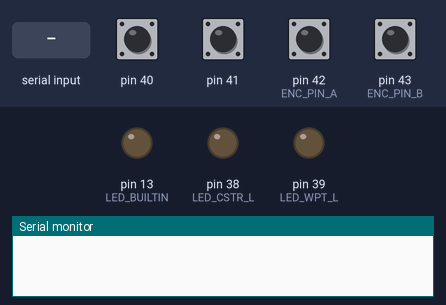
Recording of a sketch running on a simulated Arduino Mega 2560, built with avr-gcc and run on an emulated ATmega2560. On the bench: output pins drawn as LEDs (lit = HIGH), the last lines printed to the serial monitor. The test bench sets the inputs (shaded band); at power-on: pin 40, pin 41, pin 42 (ENC_PIN_A), pin 43 (ENC_PIN_B) HIGH.

Above: at 1.2 s.
1.3 s: "IDENT\n" received over Serial
At 1.7 s:
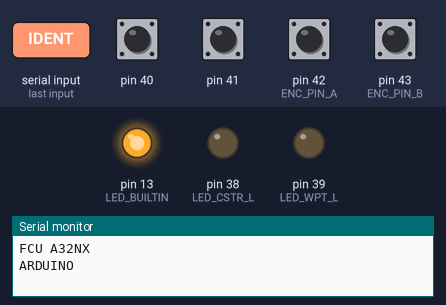
2.8 s: "REGISTER\n" received over Serial
4.3 s: "RESET\n" received over Serial
At 5.2 s:
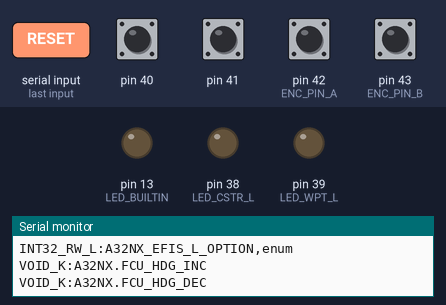
Timing chart, 0 to 7.3 s (numbered marks = the images above; inputs shaded):
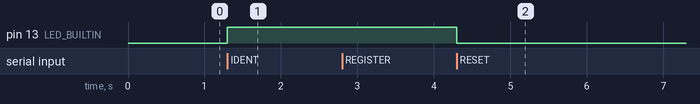

The sketch:

MSFS_Device_01.ino
```cpp
#include <string.h>
#include "src/ButtonClass/ButtonClass.h"
#include "src/LedControl-1.0.6/LedControl.h"

// Command related items
#define CMD_SIZE 100
char sBuffer[CMD_SIZE];
char sCommand[CMD_SIZE];
char* sParameter;
int iRxPtr = 0;
bool bCmdReady = false;
bool bRegistered = false;

// Global variables for Serial communication
const long baudrate = 500000;

//const String sIdent = "FCU_COM3\n";
//const String sIdent = "FCU_COM4\n";
//const String sIdent = "FCU_COM5\n";
const String sIdent = "FCU A32NX\n";

const String sProcessor = "ARDUINO\n";

// variables (variables start at 001
const char *Variables[] = {
  "INT32_RW_L:A32NX_EFIS_L_OPTION,enum",                // 001
  "VOID_K:A32NX.FCU_HDG_INC",                           // 002
  "VOID_K:A32NX.FCU_HDG_DEC",                           // 003
  };
size_t nVariables = sizeof(Variables)/sizeof(Variables[0]);

// Some variable values
int EFIS_L = 0;

// Acknowledge
#define ACK Serial.print("A\n")

// Buttons
#define BTN_CSTR_L 40
#define BTN_WPT_L 41
ButtonClass bcBTN_CSTR_L = ButtonClass(BTN_CSTR_L, 50);
ButtonClass bcBTN_WPT_L = ButtonClass(BTN_WPT_L, 50);

// LCD
LedControl lc=LedControl(12,11,10,1);

void displayHDGValue(int iValue)
{
  lc.setDigit(0, 0, iValue % 10, false);
  lc.setDigit(0, 1, (iValue / 10) % 10, false);
  lc.setDigit(0, 2, (iValue / 100) % 10, false);
}

// LED
#define LED_CSTR_L 38
#define LED_WPT_L 39

void ToggleLed(int pin) { digitalWrite(pin, !digitalRead(pin)); }

// Encoder
//
// Below Rotary Encoder code originates from https://github.com/mprograms/SimpleRotary
// Released under the GNU Public License v3 (GPLv3)
// I only copied the part that shows if rotary encoder turns CW or CCW to trigger INC and DEC commands

#define ENC_PIN_A 42
#define ENC_PIN_B 43
byte _trigger = HIGH;
unsigned long _currentTime = millis();
unsigned long _debounceRTime = _currentTime;
unsigned long _debounceSTime = _currentTime;
unsigned long _errorTime = _currentTime;
unsigned int _errorDelay = 100;
unsigned int _debounceRDelay = 2;
unsigned int _debounceSDelay = 200;

bool _statusA = false;
bool _statusB = false;
bool _statusA_prev = false;
bool _statusS_prev = false;
byte _errorLast = 0;

byte CheckEncoder()
{
  byte _dir = 0x00;
  _currentTime = millis();

  if( _currentTime >= ( _debounceRTime + _debounceRDelay ) ) {

    _statusA = ( digitalRead(ENC_PIN_A) == _trigger ? true : false);
    _statusB = ( digitalRead(ENC_PIN_B) == _trigger ? true : false);

    if( !_statusA && _statusA_prev ){

      if ( _statusB != _statusA ) {
        _dir = 0x01;
      } else {
        _dir = 0x02;
      }

      if ( _currentTime < (_errorTime + _errorDelay) ){
        _dir = _errorLast;
      } else {
    _errorLast = _dir;
    }

      _errorTime = _currentTime;

    }
    _statusA_prev = _statusA;
    _debounceRTime = _currentTime;
  }

  return _dir;
}

void setup()
{
  pinMode(LED_BUILTIN, OUTPUT);
  digitalWrite(LED_BUILTIN, LOW);

  pinMode(LED_CSTR_L, OUTPUT);
  digitalWrite(LED_CSTR_L, LOW);
  pinMode(LED_WPT_L, OUTPUT);
  digitalWrite(LED_WPT_L, LOW);

  pinMode(ENC_PIN_A, INPUT);
  pinMode(ENC_PIN_B, INPUT);

  // initialize LCD
  lc.shutdown(0,false);
  lc.setIntensity(0,8);
  lc.clearDisplay(0);

  Serial.begin(baudrate, SERIAL_8N1);
}

void loop()
{
  if (bCmdReady)
  {
    // Possible commands
    // "IDENT" - retrieve sIdent and sProcessor
    // "RESET" - reset
    // "TEST=1" - test command
    // "REGISTER" - send variables to be registered
    // "NNN=value" - value of variable pushed by MSFS
    //

    if (strcmp(sCommand, "IDENT") == 0)
    {
      ToggleLed(LED_BUILTIN);
      //digitalWrite(LED_BUILTIN, HIGH);
      Serial.print(sIdent);
      Serial.print(sProcessor);
    }

    else if (strcmp(sCommand, "REGISTER") == 0)
    {
      for (int i = 0; i < nVariables; i++)
      {
        Serial.print(Variables[i]);
        Serial.print("\n");
      }
      Serial.print("\n");
      bRegistered = true;
    }

    else if (bRegistered)
    {
      if (strcmp(sCommand, "RESET") == 0)
      {
        bRegistered = false;
        ToggleLed(LED_BUILTIN);
      }

      else if (strcmp(sCommand, "TEST=1") == 0)
      {
        ACK;
        Serial.print("TEST=1_RECEIVED\n");
        ToggleLed(LED_BUILTIN);
      }

      else if ((strlen(sCommand) > 4) && (sCommand[3] == '='))
      {
        // Assumed that "NNN=..." is received

        ACK;

        sCommand[3] = '\0';
        sParameter = &sCommand[4];

        int iID = atoi(sCommand);
        if (iID != 0)
        {
          switch (iID)
          {
            case 1: // INT32_RW_L:A32NX_EFIS_L_OPTION,enum
            {
              // INT32_RW_L:A32NX_EFIS_L_OPTION,enum
              // first reset all LEDs
              EFIS_L=0;
              digitalWrite(LED_CSTR_L, LOW);
              digitalWrite(LED_WPT_L, LOW);
              // set the required EFIS_L LED
              int iEFIS = atoi(sParameter);
              switch (iEFIS)
              {
                case 1:
                  digitalWrite(LED_CSTR_L, HIGH);
                  EFIS_L = 1;
                  break;
                case 3:
                  digitalWrite(LED_WPT_L, HIGH);
                  EFIS_L = 3;
                  break;
                default:
                  break;
              }
              break;
            }
            case 4: // INT32_R_L:A32NX_AUTOPILOT_HEADING_SELECTED,Degrees
            {
              int iHDG = atoi(sParameter);
              displayHDGValue(iHDG);
              break;
            }
            default:
              break;
          }
        }
      }
    }


    bCmdReady = false;
  }

  if (bRegistered)
  {
    // Process CSTR_L Button
    if (bcBTN_CSTR_L.ButtonState() == OFF_ON)
    {
      EFIS_L = (EFIS_L == 1) ? 0 : 1;
      char buffer[10];
      sprintf(buffer, "001=%d\n", EFIS_L);
      Serial.print(buffer);
    }
    // Process WPT_L Button
    if (bcBTN_WPT_L.ButtonState() == OFF_ON)
    {
      EFIS_L = (EFIS_L == 3) ? 0 : 3;
      char buffer[10];
      sprintf(buffer, "001=%d\n", EFIS_L);
      Serial.print(buffer);
    }

    byte bEnc = CheckEncoder();
    if (bEnc == 1) // CW
      Serial.print("002=\n");
    else if (bEnc == 2) // CCW
      Serial.print("003=\n");
  }
}

void serialEvent()
{
  while (Serial.available())
  {
    char cCmd = Serial.read();
    if (cCmd == '\n')
    {
      sBuffer[iRxPtr] = 0;        // terminate string
      strcpy(sCommand, sBuffer);  // copy sBuffer in sCommand
      bCmdReady = true;           // indicate that command is available
      iRxPtr = 0;
    }
    else if (cCmd != '\r')
      sBuffer[iRxPtr++] = cCmd;
  }
}
```

ButtonClass.cpp
```cpp
/*
Library for a debounced simple button
*/

#include "Arduino.h"
#include "ButtonClass.h"

ButtonClass::ButtonClass(int pin, unsigned long dbncDelay)
{
	_pin = pin;
	_dbncDelay = dbncDelay;

	pinMode(_pin, INPUT_PULLUP);

	_stateOld = digitalRead(_pin);
	_stateNew = _stateOld;
	_stateNewTry = _stateOld;
	_stateOldTry = _stateOld;

	_dbncTime = millis();
}

ButtonStates ButtonClass::ButtonState()
{
	// Read current state of button
	_stateNewTry = digitalRead(_pin);

	// Check if state has changed
	if (_stateNewTry != _stateOldTry)
		// Reset debounce timer
		_dbncTime = millis();

	if ((millis() - _dbncTime) > _dbncDelay)
	{
		if (_stateNewTry != _stateOld)
			// The _stateNewTry is stable for _dbncDelay, and different from _stateOld
			_stateNew = _stateNewTry;
	}

	// Keep the "unbounced" key state
	_stateOldTry = _stateNewTry;

	// Calculate the _returnState
	if (_stateNew == LOW)
	{ // New state = ON
		if (_stateOld == LOW)
			_returnState = ON; // Stable ON
		else
			_returnState = OFF_ON; // From OFF to ON
	}
	else
	{ // New state = OFF
		if (_stateOld == HIGH)
			_returnState = OFF; // Stable OFF
		else
			_returnState = ON_OFF; // From ON to OFF
	}

	// Keep the "debounced" key state
	_stateOld = _stateNew;

	return _returnState;
}

String ButtonClass::ToString()
{
	switch (_returnState)
	{
	case ON:
		return "ON";
	case OFF:
		return "OFF";
	case ON_OFF:
		return "ON_OFF";
	case OFF_ON:
		return "OFF_ON";
	default:
		return "Unknown state";
	}
}
```

ButtonClass.h
```cpp
/*
Library for a debounced simple button
*/

#ifndef ButtonClass_h
#define ButtonClass_h

#include "Arduino.h"

enum ButtonStates
{
	ON,
	OFF,
	ON_OFF,
	OFF_ON
};

class ButtonClass
{
public:
	ButtonClass(int pin, unsigned long dbncDelay);
	ButtonStates ButtonState();
	String ToString();
private:
	int _pin;
	unsigned long _dbncDelay;
	int _stateNewTry;
	int _stateOldTry;
	int _stateNew;
	int _stateOld;
	ButtonStates _returnState;
	unsigned long _dbncTime;
};

#endif
```

Measured:
- after the input at 1.3 s, pin 13 (LED_BUILTIN): LOW → HIGH at once
- after the input at 4.3 s, pin 13 (LED_BUILTIN): HIGH → LOW at once
